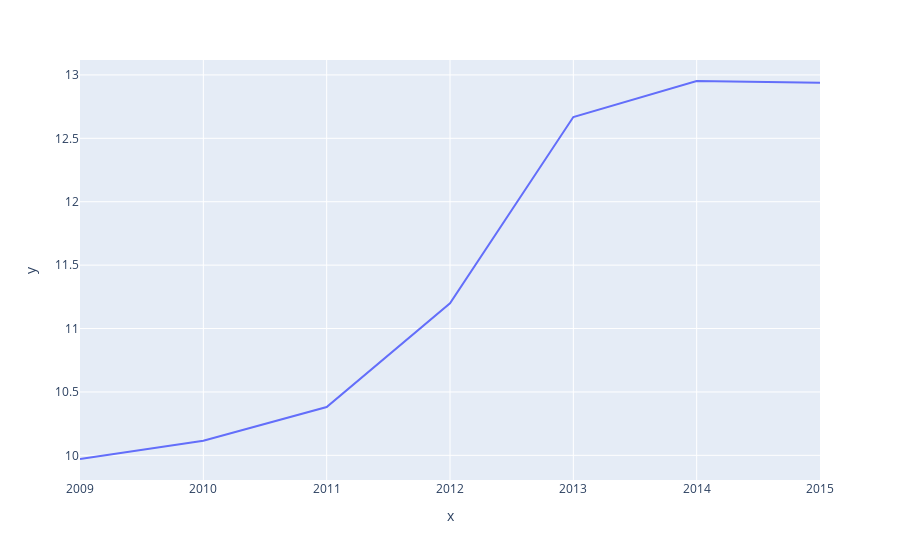

The notebook cell saved with this chart:
### Code cell
# How Fare Change with time?
px.line(x=dff['pickup_year'], y=dff['fare_amount'])

### Figure 1 — Plotly figure (JSON) as saved in the notebook; plotly's stock layout.template omitted (floating-point values rounded to 4 significant figures)
{"data": [{"hovertemplate": "x=%{x}<br>y=%{y}<extra></extra>", "legendgroup": "", "line": {"color": "#636efa", "dash": "solid"}, "marker": {"symbol": "circle"}, "mode": "lines", "name": "", "orientation": "v", "showlegend": false, "type": "scatter", "x": [2009, 2010, 2011, 2012, 2013, 2014, 2015], "xaxis": "x", "y": [9.971, 10.11, 10.38, 11.2, 12.67, 12.95, 12.94], "yaxis": "y"}], "layout": {"legend": {"tracegroupgap": 0}, "margin": {"t": 60}, "xaxis": {"anchor": "y", "domain": [0, 1], "title": {"text": "x"}}, "yaxis": {"anchor": "x", "domain": [0, 1], "title": {"text": "y"}}}}
